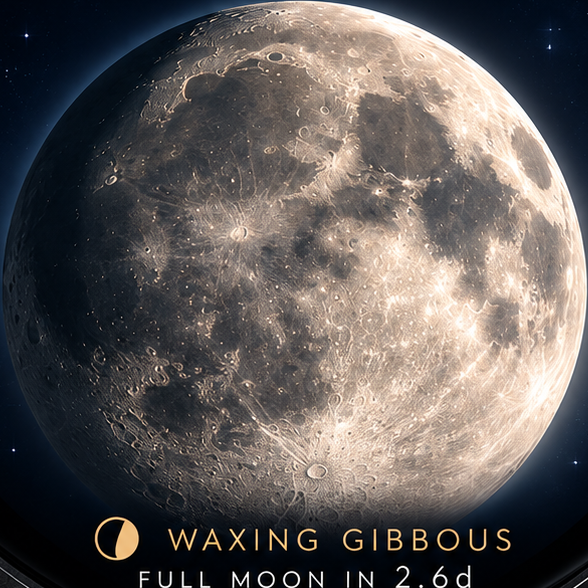
#> input picture Lunaris/tools/concept-moon-crop.png, 588 x 588 px
$ python render_moons.py
#> lines starting #> are read from the running program, lines starting #| are printed output that depends on the picture
from pathlib import Path
import argparse, math, random
import numpy as np
from PIL import Image, ImageDraw, ImageFilter
ROOT=Path(__file__).resolve().parents[1]; OUT=ROOT/'resources/drawables'
parser=argparse.ArgumentParser(); parser.add_argument('--moon',type=Path,help='Full disk lunar image, centered on black'); args=parser.parse_args()
N=360; R=108; C=(180,222); T=220; K=64; S=2
Y,X=np.mgrid[0:N,0:N]; dist=np.hypot(X-C[0],Y-C[1]); edge=np.hypot(X-180,Y-180)
v=np.clip((180-edge)/9,0,1)
# Soft blue nebula and limb halo. The stars are artwork, not a real sky map.
cloud=np.exp(-((X-150)**2/22000+(Y-200)**2/23000))
lanes=np.exp(-((Y-90-0.53*X-11*np.sin(X/45))/24)**2)*0.6+np.exp(-((Y-170+0.40*X)/32)**2)*0.4
rngnp=np.random.default_rng(1947)
noise=Image.fromarray(np.uint8(rngnp.random((22,22))*255)).resize((N,N),Image.Resampling.BICUBIC)
noise=np.asarray(noise)/255.0
#> noise: shape (360, 360) float64
halo=np.exp(-((dist-R)/9)**2)
base=np.stack([(2.5*cloud+5*lanes*noise+8*halo)*v,(5*cloud+14*lanes*noise+19*halo)*v,(12*cloud+31*lanes*noise+39*halo)*v],axis=-1)
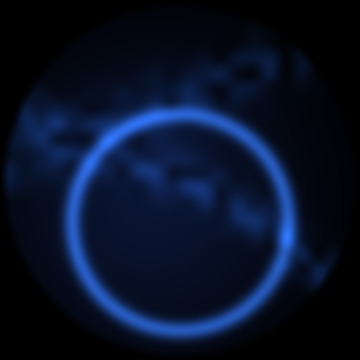
#> base: shape (360, 360, 3) float64; mean of channels 0, 1, 2 1.9, 4.4, 9.8; drawn with min black and max white
bg=Image.fromarray(np.uint8(np.clip(base,0,255))); d=ImageDraw.Draw(bg); rng=random.Random(1947)
#> after `bg = Image.fromarray(np.uint8(np.clip(base, 0, 255)))`:
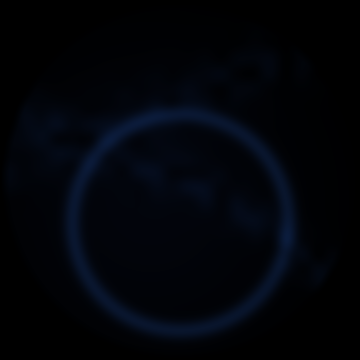
#> bg: PIL image 360x360 RGB; mean R, G, B 1.6, 4, 9.4
points=[]
for i in range(12000):
 if len(points)>=700: break
 x,y=rng.randrange(5,355),rng.randrange(5,355)
 if (x-180)**2+(y-180)**2>175**2 or (x-180)**2+(y-222)**2<(R+2)**2: continue
 # Continuous starfield: transparent glyphs no longer need exclusion rectangles.
 if any((x-a)**2+(y-b)**2<4 for a,b in points): continue
 points.append((x,y))
 b=rng.choices([67,105,150,195,235,255],[14,23,28,22,11,2])[0]
 warm=rng.random()<0.12
 color=(b,min(255,int(b*.84)),int(b*.65)) if warm else (int(b*.80),int(b*.91),min(255,b+16))
 if b>=195:
  # Bright cores and a restrained 3–7px diffraction cross.
  length=3 if b>=235 else 1
  for j in range(length,0,-1):
   f=(0.12 if j==3 else 0.22 if j==2 else 0.55)
   c=tuple(int(k*f) for k in color)
   for dx,dy in [(-j,0),(j,0),(0,-j),(0,j)]: d.point((x+dx,y+dy),fill=c)
 if b==255:
  for dx,dy in [(-1,-1),(1,-1),(-1,1),(1,1)]: d.point((x+dx,y+dy),fill=tuple(int(k*.24) for k in color))
 d.point((x,y),fill=color)
#> after the loop, points = 700 pairs, first value 8 to 353, second value 7 to 353
# Use a common sky palette and exact indexed sky pixels outside every lunar disk.
qsky=bg.quantize(colors=96,dither=Image.Dither.NONE); qsky.save(OUT/'sky.png',optimize=True)
box=(C[0]-T//2,C[1]-T//2,C[0]+T//2,C[1]+T//2)
sky_tile=qsky.crop(box); sky_idx=np.array(sky_tile); sky_rgb=np.asarray(sky_tile.convert('RGB'),dtype=float)
#> after `sky_idx = np.array(sky_tile)`:
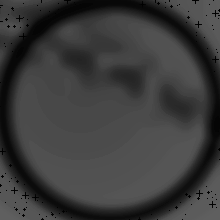
#> sky_idx: shape (220, 220); min 0, max 95, mean 59.6
D=T*S; yy,xx=np.mgrid[0:D,0:D]; x=(xx+0.5-D/2)/(R*S); y=(yy+0.5-D/2)/(R*S); rr=x*x+y*y; z=np.sqrt(np.maximum(0,1-rr)); inside=rr<=1
if args.moon:
 raw=Image.open(args.moon).convert('RGB'); a=np.asarray(raw); ys,xs=np.where(a.max(2)>28); raw=raw.crop((xs.min(),ys.min(),xs.max()+1,ys.max()+1))
else: raw=Image.open(ROOT/'tools/concept-moon-crop.png').convert('RGB')
#> raw is the input picture: PIL image 588x588 RGB; mean R, G, B 95.9, 90.6, 88.7
raw=np.asarray(raw.resize((2*R*S,2*R*S),Image.Resampling.LANCZOS),dtype=float)
#> raw: shape (432, 432, 3) float64
if not args.moon:
 gray=raw@np.array([.299,.587,.114]); raw=np.stack([gray*1.025,gray*.995,gray*.96],axis=-1)
tex=np.zeros((D,D,3),float); off=(T-2*R)*S//2; tex[off:off+2*R*S,off:off+2*R*S]=raw
#> after `tex[off:off + 2 * R * S, off:off + 2 * R * S] = raw`:
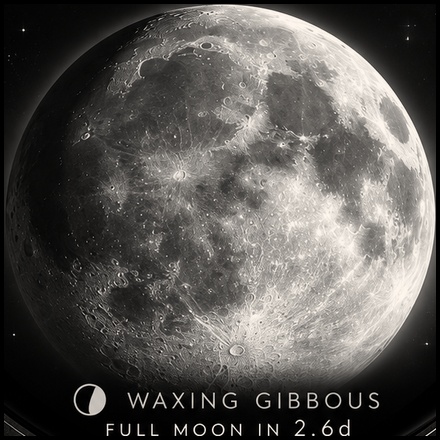
#> tex: shape (440, 440, 3) float64; mean of channels 0, 1, 2 90.9, 88.2, 85.1; drawn with min black and max white
# Antialias the moon boundary, but retain exact sky pixels away from the edge.
alpha=np.asarray(Image.fromarray(np.uint8(inside)*255).resize((T,T),Image.Resampling.LANCZOS),dtype=float)/255.0
sky_palette=qsky.getpalette()[:96*3]
#> sky_palette = 288 values, max 194 at index 2, min 0 at index 261, mean 17.29
for k in range(K):
 a=2*math.pi*k/K; dot=x*math.sin(a)-z*math.cos(a)
 bright=np.clip(dot*8,0,1)*(0.28+0.72*np.power(np.clip(dot,0,1),0.38)); shade=0.045+0.955*bright
 rgb=np.clip(tex*shade[...,None]+np.array([2,5,10])[None,None,:]*(1-bright[...,None]),0,255)
 # Composite at supersampled resolution for the limb.
 b=np.asarray(sky_tile.convert('RGB').resize((D,D),Image.Resampling.BILINEAR),dtype=float)
 rgb=np.where(inside[...,None],rgb,b)
 small=Image.fromarray(np.uint8(rgb)).resize((T,T),Image.Resampling.LANCZOS)
 q=small.quantize(colors=128,dither=Image.Dither.NONE)
 idx=np.where(alpha>0,np.asarray(q,dtype=np.uint16)+96,sky_idx).astype(np.uint8)
 tile=Image.fromarray(idx,mode='P'); pal=sky_palette+q.getpalette()[:128*3]; tile.putpalette(pal+[0]*(768-len(pal))); tile.save(OUT/f'moon{k:02}.png',optimize=True)
#> this loop made 64 passes
#> pass 1, `rgb=np.where(inside[...,None],rgb,b)`:
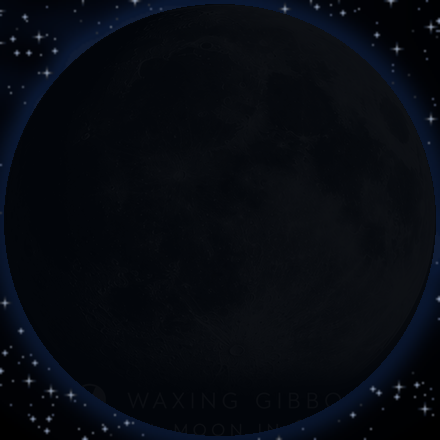
#> rgb: shape (440, 440, 3) float64; mean of channels 0, 1, 2 7, 10.6, 17.2; drawn as R, G, B
#> after the loop:
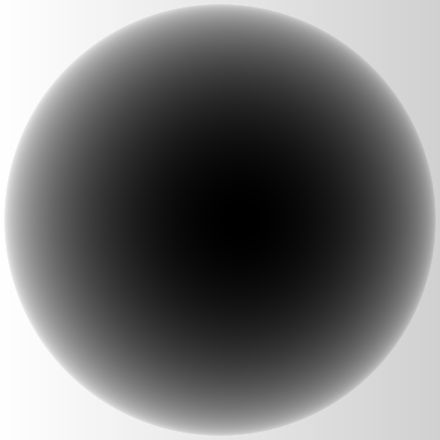
#> dot: shape (440, 440) float64; min -1, max 0.0996, mean -0.502; drawn with min black and max white
#> after the loop:
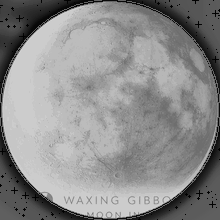
#> idx: shape (220, 220); min 0, max 214, mean 141
